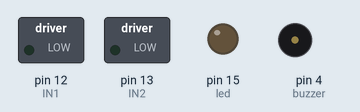
The sketch below on a simulated Arduino Uno, built with avr-gcc and run on an emulated ATmega328P. On the bench: switched loads named in the sketch (green lamp = pin HIGH), output pins drawn as LEDs (lit = HIGH), buzzer (waves = sounding, pin HIGH).

Above: at 1.0 s.
At 3.0 s:
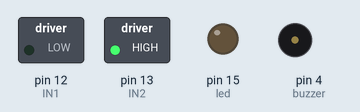
At 4.5 s:
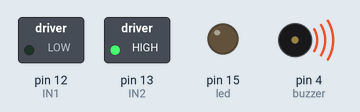
At 7.0 s:
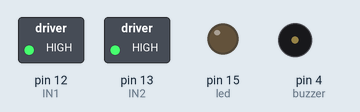
At 9.2 s:
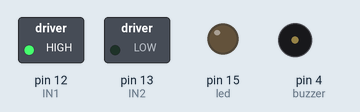
At 12.0 s:
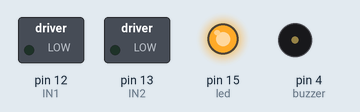
Timing chart, 0 to 14.3 s (numbered marks = the images above):
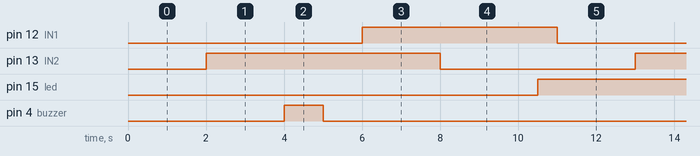

Measured:
- by itself, pin 12 (IN1): alternates HIGH for 5.0 s and LOW for 6.0 s
- by itself, pin 13 (IN2): alternates HIGH for 6.0 s and LOW for 5.0 s
- by itself, pin 15 (led): alternates HIGH for 10.5 s and LOW for 0.50 s
- by itself, pin 4 (buzzer): alternates HIGH for 1.0 s and LOW for 10.0 s

The sketch:

DC_Motor_Module.ino
```cpp
int IN1 = 12;
int IN2 = 13;
int buzzer = 4;
int led = 15;

void setup() {
  pinMode(IN1, OUTPUT);
  pinMode(IN2, OUTPUT);
  pinMode(buzzer,OUTPUT);
  pinMode(led,OUTPUT);
}

void loop() {
  digitalWrite(IN1,LOW);
  digitalWrite(IN2,LOW);
  delay(2000);

  digitalWrite(IN1,LOW);
  digitalWrite(IN2,HIGH);
  delay(2000);
  digitalWrite(buzzer,HIGH);
  delay(1000);
  digitalWrite(buzzer,LOW);
  delay(1000);

  digitalWrite(IN1,HIGH);
  digitalWrite(IN2,HIGH);
  delay(2000);

  digitalWrite(IN1,HIGH);
  digitalWrite(IN2,LOW);
  delay(2000);
  digitalWrite(led,LOW);
  delay(500);
  digitalWrite(led,HIGH);
  delay(500);


}
```
